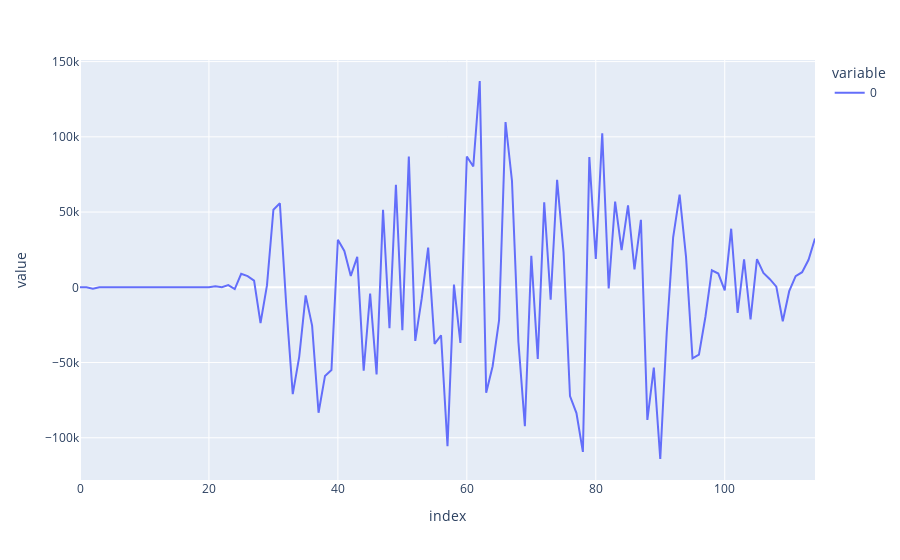

Notebook source saved alongside this figure:
### Code cell
px.line(demands[0, 1:] - new_qe[0, :] - roll_boundary(torch.tensor(new_qr[0, 2:]), roll_dim=-1, roll_shift=dynamics.lr).cpu().numpy())

### Figure 1 — Plotly figure (JSON) as saved in the notebook; plotly's stock layout.template omitted (floating-point values rounded to 4 significant figures)
{"data": [{"hovertemplate": "variable=0<br>index=%{x}<br>value=%{y}<extra></extra>", "legendgroup": "0", "line": {"color": "#636efa", "dash": "solid"}, "marker": {"symbol": "circle"}, "mode": "lines", "name": "0", "orientation": "v", "showlegend": true, "type": "scatter", "x": [0, 1, 2, 3, 4, 5, 6, 7, 8, 9, 10, 11, 12, 13, 14, 15, 16, 17, 18, 19, 20, 21, 22, 23, 24, 25, 26, 27, 28, 29, 30, 31, 32, 33, 34, 35, 36, 37, 38, 39, 40, 41, 42, 43, 44, 45, 46, 47, 48, 49, 50, 51, 52, 53, 54, 55, 56, 57, 58, 59, 60, 61, 62, 63, 64, 65, 66, 67, 68, 69, 70, 71, 72, 73, 74, 75, 76, 77, 78, 79, 80, 81, 82, 83, 84, 85, 86, 87, 88, 89, 90, 91, 92, 93, 94, 95, 96, 97, 98, 99, 100, 101, 102, 103, 104, 105, 106, 107, 108, 109, 110, 111, 112, 113, 114], "xaxis": "x", "y": [0, 0, -942, -11, -11, -11, -11, -11, -11, -11, -11, -11, -11, -11, -11, -11, -11, -11, -11, 229.4, 3.845, 656.6, 65.7, 1481.0, -1197.0, 8951.0, 7448.0, 4433.0, -23760.0, 1265.0, 51570.0, 55820.0, -12610.0, -71010.0, -46210.0, -5350.0, -25480.0, -83380.0, -58880.0, -55000.0, 31620.0, 24150.0, 7560.0, 20190.0, -55440.0, -4252.0, -57910.0, 51550.0, -27240.0, 68210.0, -28450.0, 86850.0, -35650.0, -7436.0, 26410.0, -37640.0, -31900.0, -105700.0, 1794.0, -36940.0, 86890.0, 80320.0, 137100.0, -70080.0, -52450.0, -21880.0, 109900.0, 70780.0, -36220.0, -92340.0, 20880.0, -47610.0, 56530.0, -8307.0, 71440.0, 23180.0, -72350.0, -83600.0, -109400.0, 86510.0, 18810.0, 102400.0, -790.9, 56960.0, 24700.0, 54490.0, 11920.0, 44830.0, -88160.0, -53390.0, -114100.0, -30220.0, 33260.0, 61600.0, 20060.0, -47200.0, -44780.0, -19730.0, 11300.0, 9116.0, -2059.0, 38930.0, -17030.0, 18570.0, -21390.0, 18760.0, 9566.0, 5375.0, 459.4, -22530.0, -2570.0, 7453.0, 10030.0, 18310.0, 32450.0], "yaxis": "y"}], "layout": {"autosize": true, "legend": {"title": {"text": "variable"}, "tracegroupgap": 0}, "margin": {"t": 60}, "xaxis": {"anchor": "y", "autorange": true, "domain": [0, 1], "range": [0, 114], "title": {"text": "index"}, "type": "linear"}, "yaxis": {"anchor": "x", "autorange": true, "domain": [0, 1], "range": [-128100.0, 151100.0], "title": {"text": "value"}, "type": "linear"}}}
